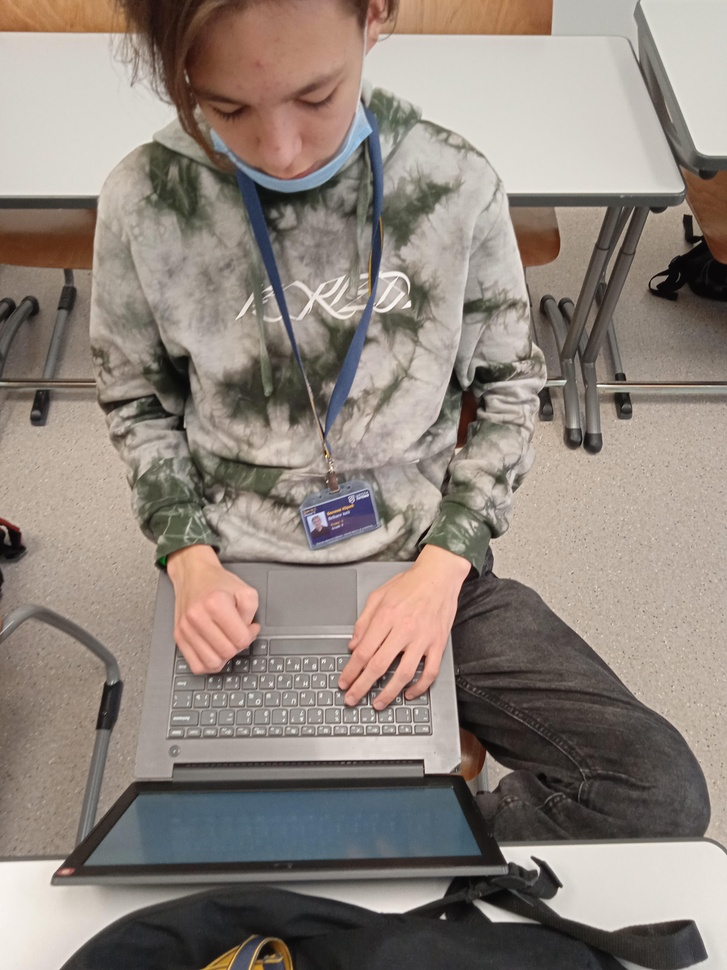
#> input picture photos/purple_0.jpg, 727 x 970 px, shrunk from 3120 x 4160 before the run
$ python finding_of_the_color.py
#> lines starting #> are read from the running program, lines starting #| are printed output that depends on the picture; after the words box and inside, x2 and y2 are one past the last pixel; in counts of white or black regions, pixels touching at a corner belong together
import cv2
import numpy as np

low_H = 0
low_S = 0
low_V = 0
high_H = 180
high_S = 255
high_V = 255


def thresh_trackbar(_):
    low_H = cv2.getTrackbarPos('1_low_H','HSV demo')
    low_S = cv2.getTrackbarPos('2_low_S','HSV demo')
    low_V = cv2.getTrackbarPos('3_low_V','HSV demo')
    high_H = cv2.getTrackbarPos('4_high_H','HSV demo')
    high_S = cv2.getTrackbarPos('5_high_S','HSV demo')
    high_V = cv2.getTrackbarPos('6_high_V','HSV demo')
    low = np.array([low_H, low_S, low_V])
    high = np.array([high_H, high_S, high_V])
    mask = cv2.inRange(img, low, high)
    result = image1.copy()
    result = cv2.bitwise_and(result, result, mask=mask)
    cv2.imshow('HSV demo', result)
    print(low_H, low_S, low_V, high_H, high_S, high_V)


image=cv2.imread("photos/purple_0.jpg")
#> image is the input picture: shape (970, 727, 3); mean B, G, R 124.3, 132.3, 142.9
image1 = image.copy()
image = cv2.cvtColor(image, cv2.COLOR_BGR2HSV)
#> image: shape (970, 727, 3); mean H, S, V 23.4, 41.7, 144.7
img = image.copy()

cv2.imshow("HSV demo", img)

cv2.createTrackbar('1_low_H', 'HSV demo', 0, 180, thresh_trackbar)
#> slider '1_low_H' is set to 36
cv2.createTrackbar('2_low_S', 'HSV demo', 0, 255, thresh_trackbar)
#> slider '2_low_S' is set to 51
cv2.createTrackbar('3_low_V', 'HSV demo', 0, 255, thresh_trackbar)
#> slider '3_low_V' is set to 51
cv2.createTrackbar('4_high_H', 'HSV demo', 0, 180, thresh_trackbar)
#> slider '4_high_H' is set to 180
cv2.createTrackbar('5_high_S', 'HSV demo', 0, 255, thresh_trackbar)
#> slider '5_high_S' is set to 255
cv2.createTrackbar('6_high_V', 'HSV demo', 0, 255, thresh_trackbar)
#> slider '6_high_V' is set to 255


cv2.waitKey(0)
#> in thresh_trackbar, `mask = cv2.inRange(img, low, high)`:
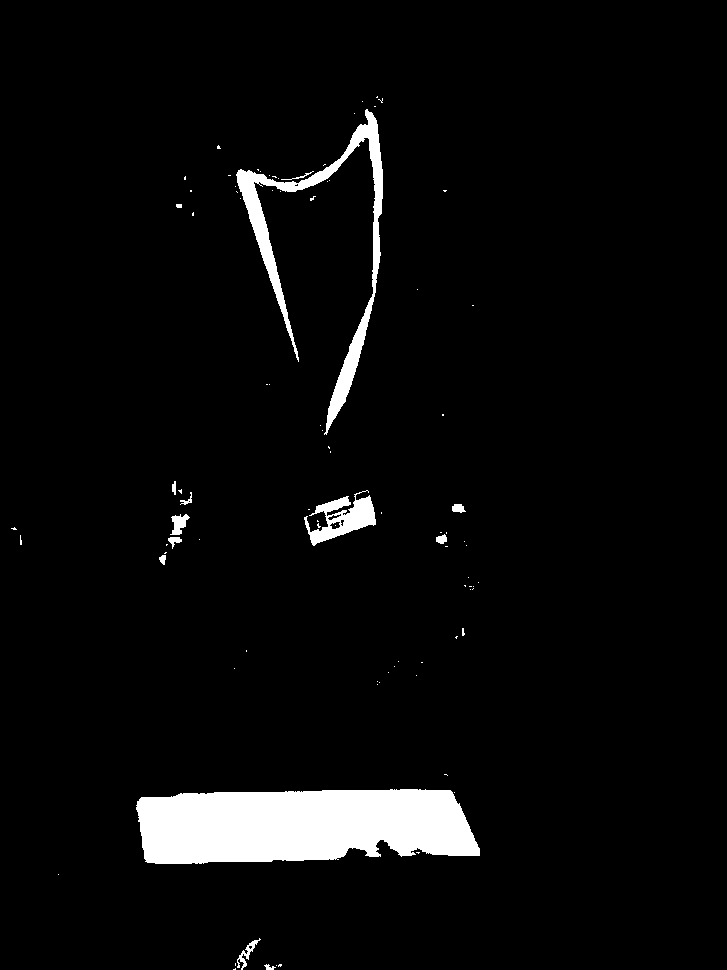
#> mask: shape (970, 727); 4.4% white; 91 white regions (77 under 20 px), largest, box (x1, y1, x2, y2) and area: (136, 789, 480, 864) 21799, (236, 109, 383, 435) 6081, (304, 490, 376, 546) 1753
#> in thresh_trackbar, `result = cv2.bitwise_and(result, result, mask=mask)`:
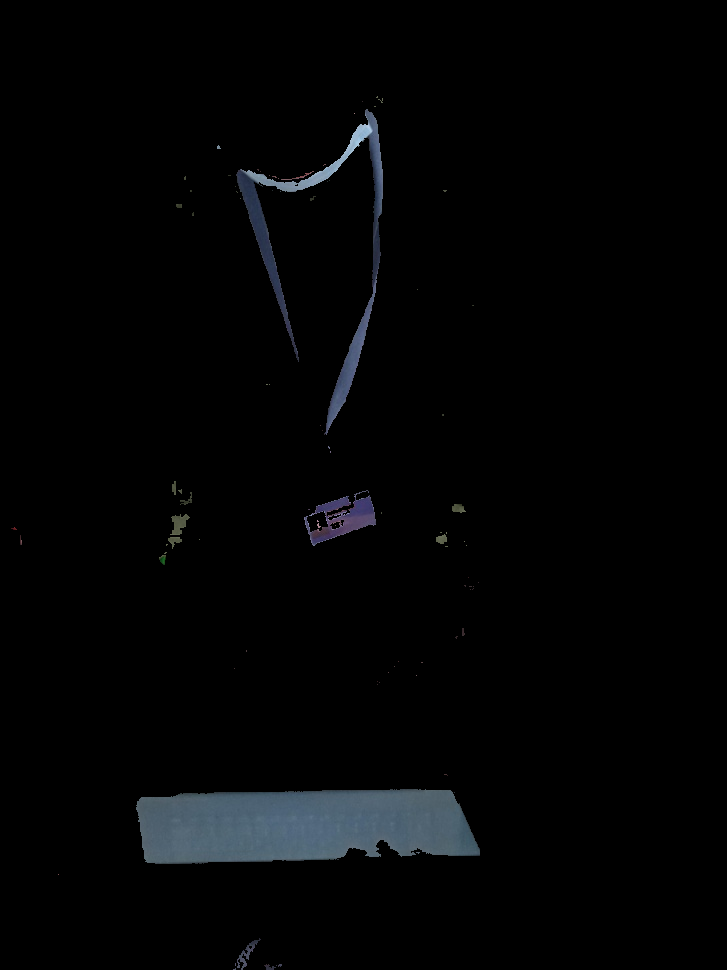
#> result: shape (970, 727, 3); mean B, G, R 4.9, 4.2, 3.5

$ run again, with photos/purple_1.jpg copied over photos/purple_0.jpg
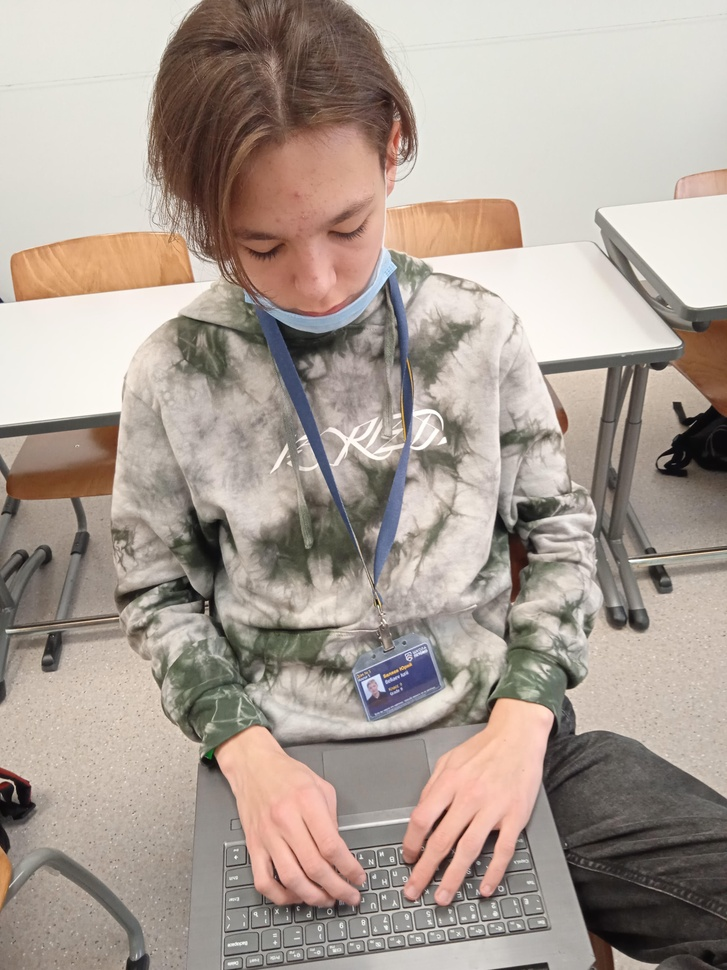
#> input picture photos/purple_1.jpg, 727 x 970 px, shrunk from 3120 x 4160 before the run
#> image is the input picture: shape (970, 727, 3); mean B, G, R 148.7, 157.9, 170.4
#> image: shape (970, 727, 3); mean H, S, V 20.6, 37.9, 171.1
#> in thresh_trackbar, `mask = cv2.inRange(img, low, high)`:
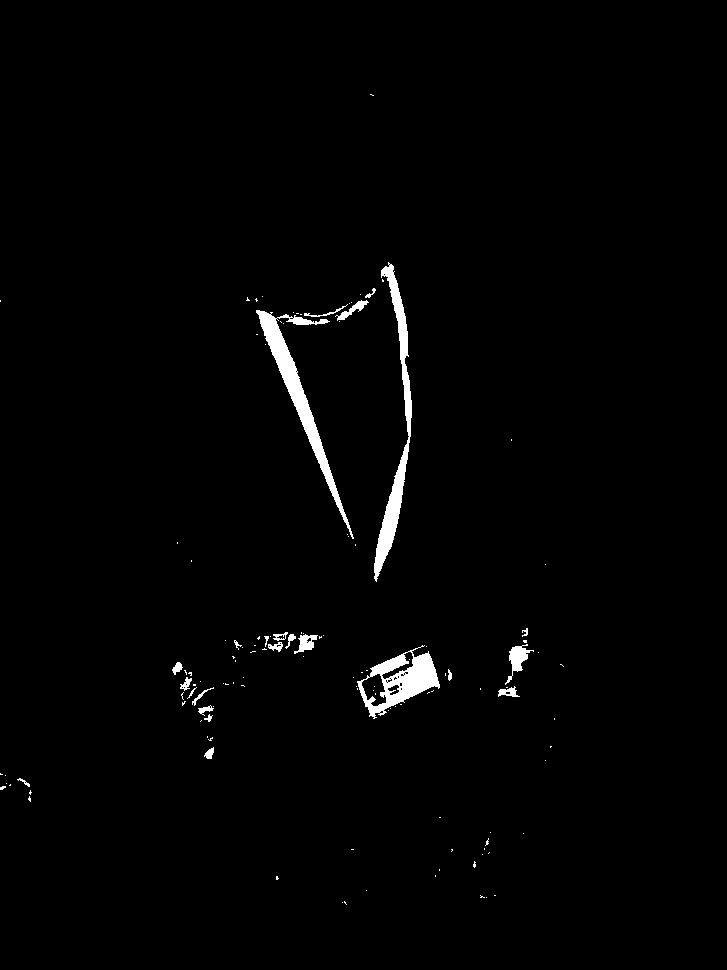
#> mask: shape (970, 727); 1.5% white; 128 white regions (104 under 20 px), largest, box (x1, y1, x2, y2) and area: (256, 310, 354, 539) 2958, (374, 262, 412, 582) 2797, (357, 645, 440, 719) 2404

$ run again, with photos/purple_2.jpg copied over photos/purple_0.jpg
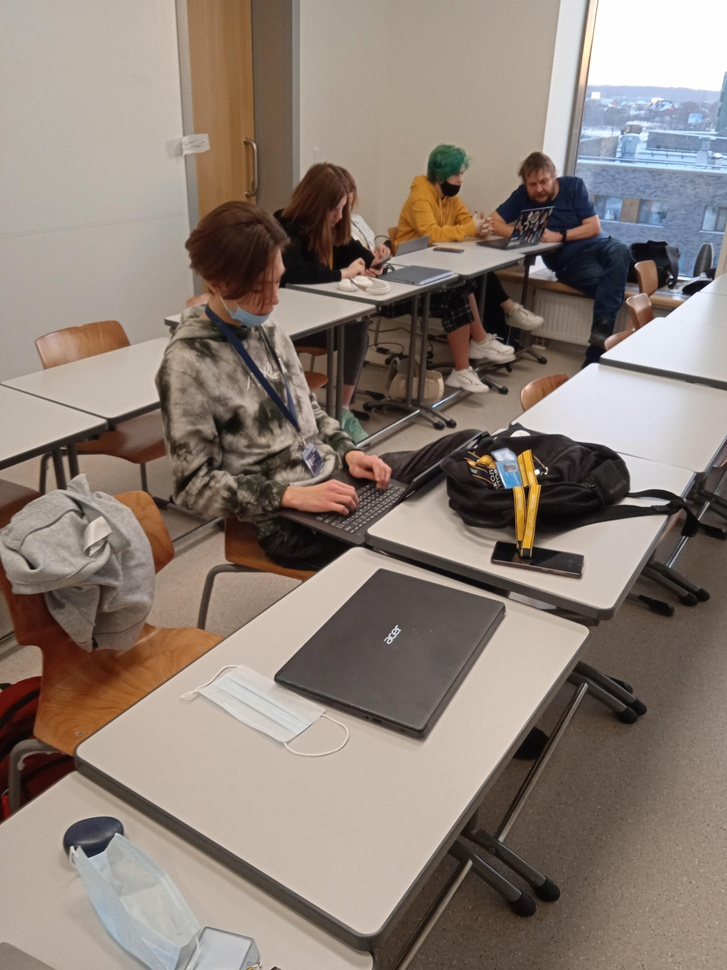
#> input picture photos/purple_2.jpg, 727 x 970 px, shrunk from 3120 x 4160 before the run
#> image is the input picture: shape (970, 727, 3); mean B, G, R 117.4, 126.8, 139.6
#> image: shape (970, 727, 3); mean H, S, V 26, 57.5, 141.9
#> in thresh_trackbar, `mask = cv2.inRange(img, low, high)`:
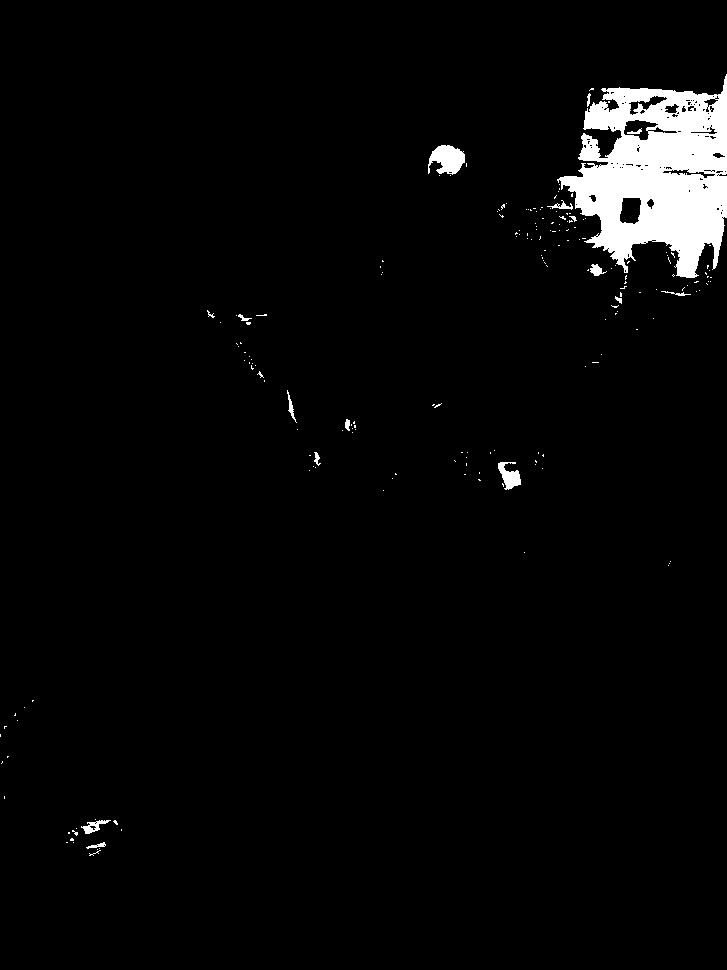
#> mask: shape (970, 727); 3.3% white; 194 white regions (177 under 20 px), largest, box (x1, y1, x2, y2) and area: (557, 74, 727, 278) 20517, (428, 145, 465, 175) 746, (498, 462, 521, 490) 360
#> in thresh_trackbar, `result = cv2.bitwise_and(result, result, mask=mask)`:
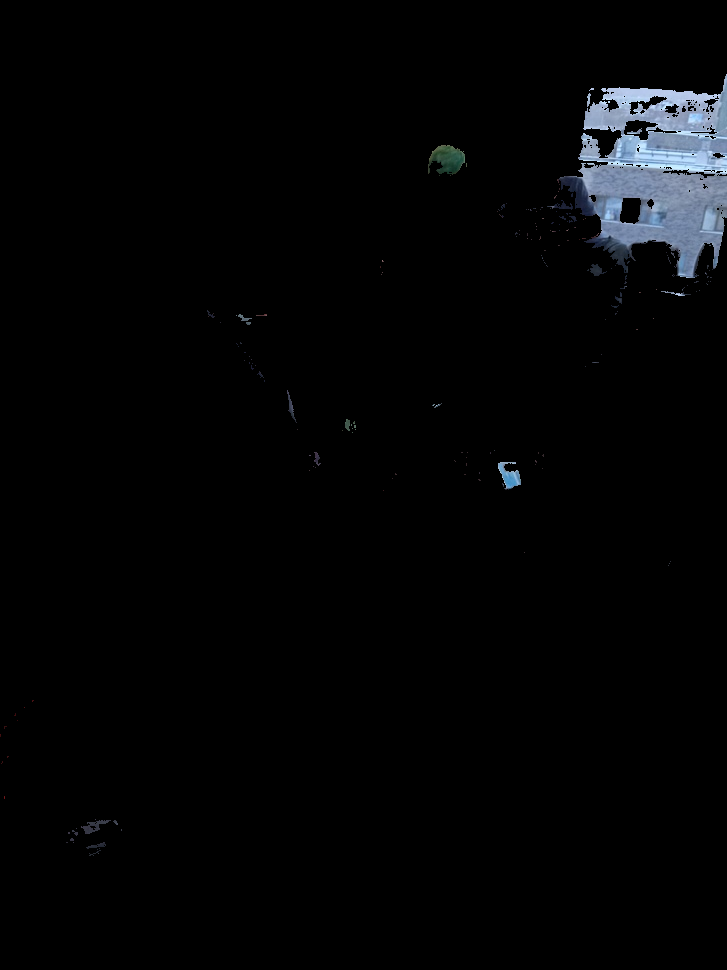
#> result: shape (970, 727, 3); mean B, G, R 5.5, 4.7, 4

$ run again, with photos/purple_3.jpg copied over photos/purple_0.jpg
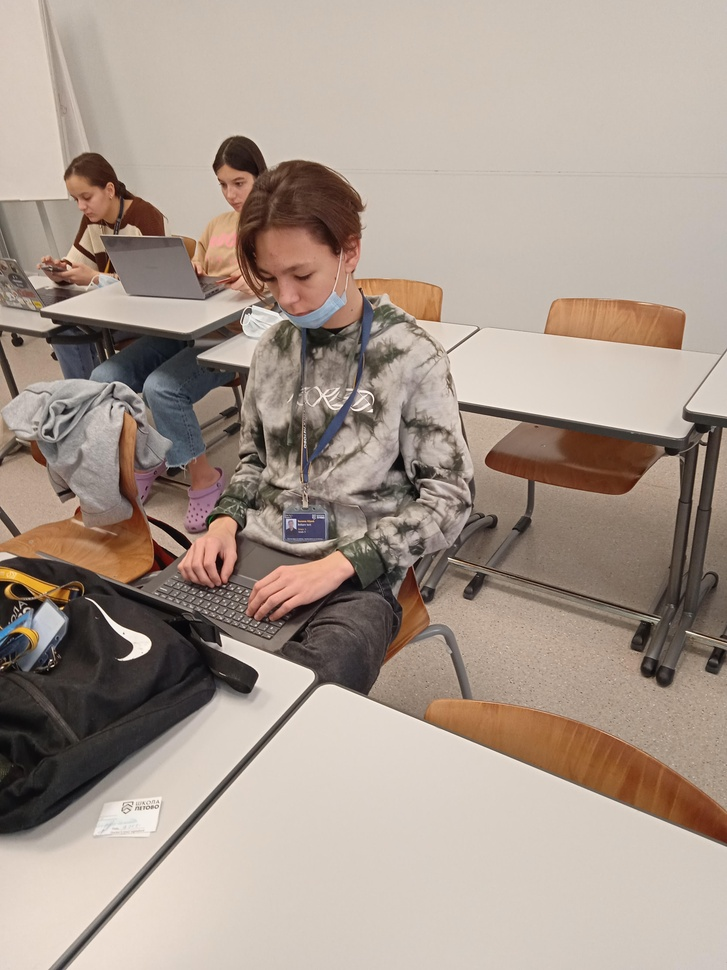
#> input picture photos/purple_3.jpg, 727 x 970 px, shrunk from 3120 x 4160 before the run
#> image is the input picture: shape (970, 727, 3); mean B, G, R 141.7, 152.9, 168.1
#> image: shape (970, 727, 3); mean H, S, V 19.4, 46.4, 168.5
#> in thresh_trackbar, `mask = cv2.inRange(img, low, high)`:
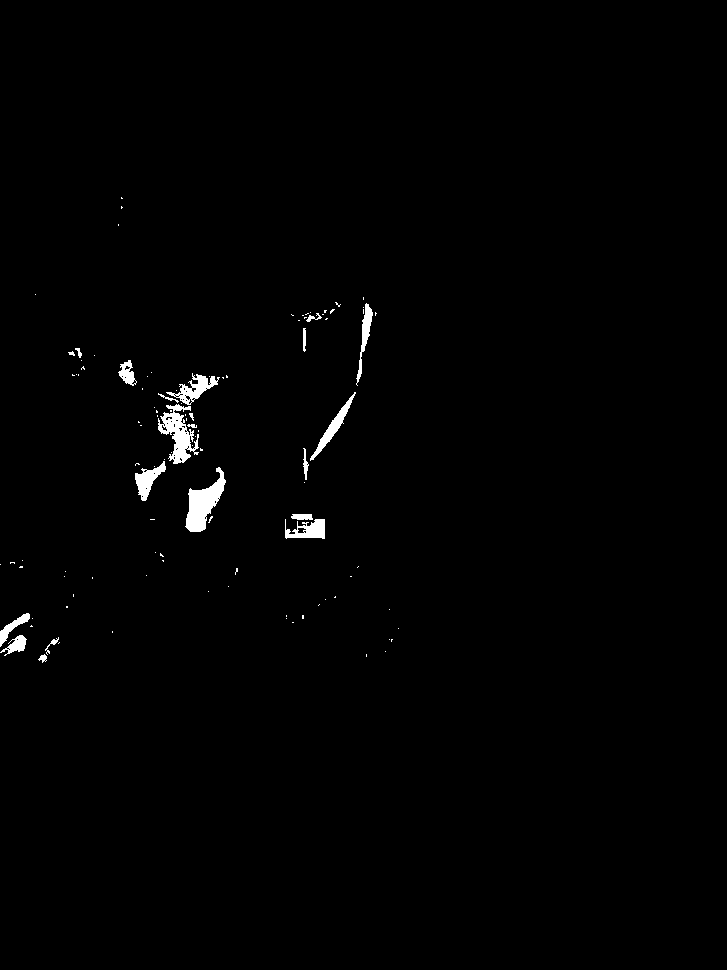
#> mask: shape (970, 727); 0.92% white; 108 white regions (87 under 20 px), largest, box (x1, y1, x2, y2) and area: (185, 467, 226, 532) 1214, (158, 404, 199, 464) 1120, (166, 373, 220, 405) 583
